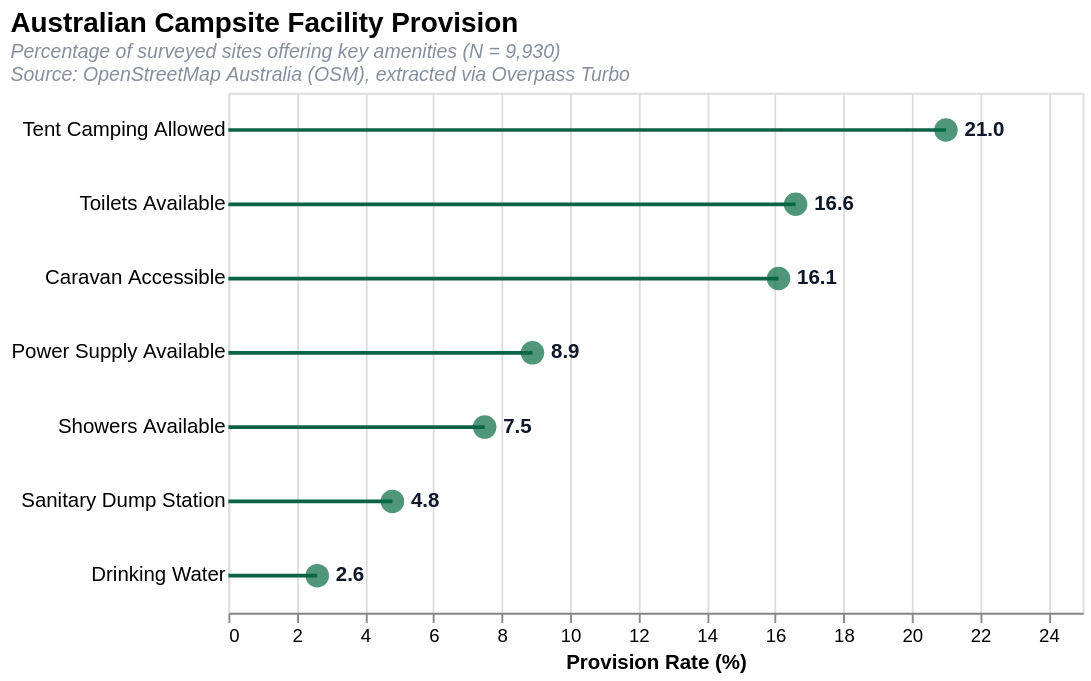

Write a Vega-Lite specification for this figure.
### Vega-Lite specification from a JSON file in a GitHub repository (floating-point values rounded to 4 significant figures)
{"$schema": "https://vega.github.io/schema/vega-lite/v5.json", "background": "transparent", "title": {"text": "Australian Campsite Facility Provision", "subtitle": ["Percentage of surveyed sites offering key amenities (N = 9,930)", "Source: OpenStreetMap Australia (OSM), extracted via Overpass Turbo"], "subtitleColor": "#868f9c", "subtitleFontStyle": "italic", "subtitleFontSize": 10.5, "anchor": "start", "fontSize": 15}, "width": 460, "height": 280, "data": {"values": [{"category": "Tent Camping Allowed", "count": 2083, "percentage": 21.0}, {"category": "Toilets Available", "count": 1650, "percentage": 16.6}, {"category": "Caravan Accessible", "count": 1595, "percentage": 16.1}, {"category": "Power Supply Available", "count": 884, "percentage": 8.9}, {"category": "Showers Available", "count": 745, "percentage": 7.5}, {"category": "Sanitary Dump Station", "count": 475, "percentage": 4.8}, {"category": "Drinking Water", "count": 254, "percentage": 2.6}]}, "encoding": {"y": {"field": "category", "type": "nominal", "sort": "-x", "axis": {"title": null, "labelFontSize": 11, "domain": false, "ticks": false}}, "x": {"field": "percentage", "type": "quantitative", "scale": {"domain": [0, 25]}, "axis": {"title": "Provision Rate (%)", "grid": true, "format": ".0f"}}}, "layer": [{"mark": {"type": "rule", "color": "#0c6244", "strokeWidth": 2}}, {"mark": {"type": "circle", "size": 160, "color": "#056a42"}, "encoding": {"tooltip": [{"field": "category", "type": "nominal", "title": "Facility"}, {"field": "percentage", "type": "quantitative", "title": "Availability (%)", "format": ".1f"}, {"field": "count", "type": "quantitative", "title": "Total Sites", "format": ","}]}}, {"mark": {"type": "text", "align": "left", "dx": 10, "fontSize": 11, "fontWeight": 600, "color": "#0f172a"}, "encoding": {"text": {"field": "percentage", "type": "quantitative", "format": ".1f"}}}]}
